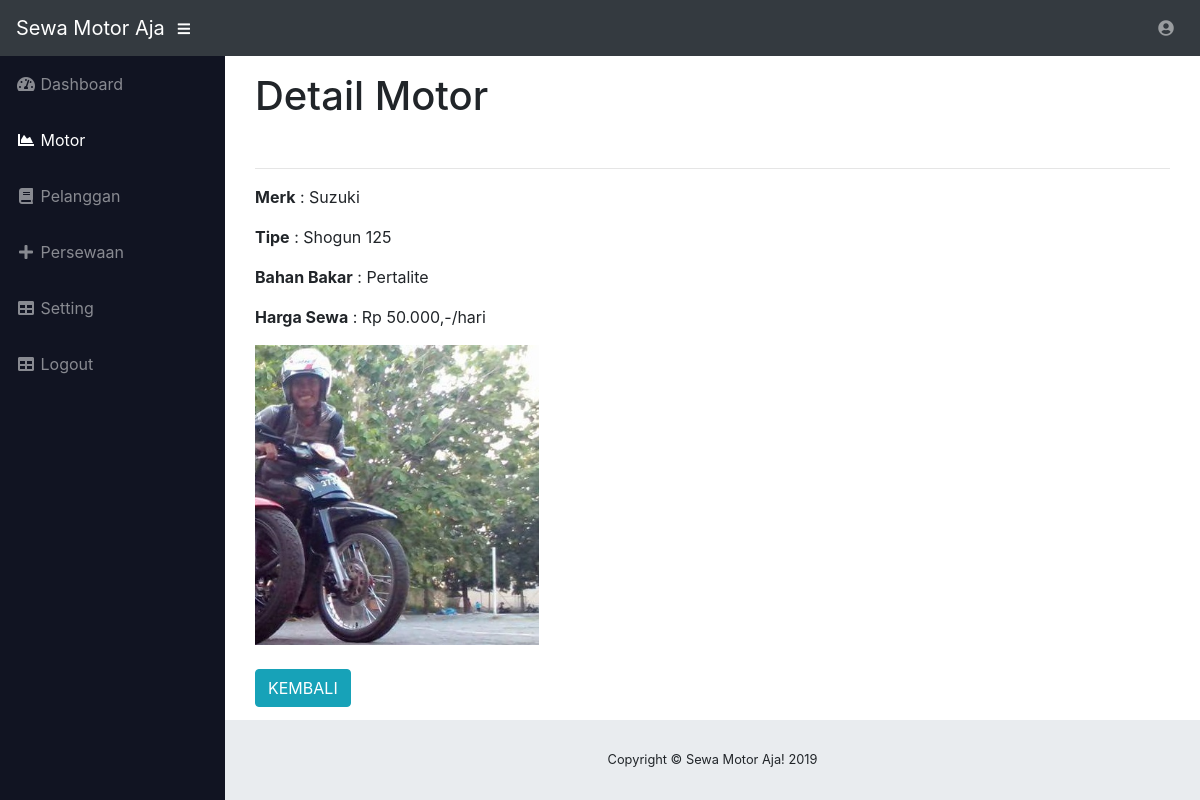
The page /login/lihatMotor/1 on the database its author committed.
### tables this page shows
CREATE TABLE `motor` (
  `id_motor` int(11) NOT NULL,
  `merk` varchar(50) NOT NULL,
  `tipe` varchar(50) NOT NULL,
  `bbm` varchar(50) NOT NULL,
  `harga` int(11) NOT NULL,
  `foto` varchar(100) NOT NULL
);

### application/controllers/Login.php (called while the page is built, shortened)
<?php
 class Login extends CI_Controller
 {
 	public function __construct()
 	{
 		$this->load->model('Modelku');
 		$this->load->helper('url');
 		$this->load->database();
 	}
 	public function lihatMotor($id)
 	{
 		$data['motor'] = $this->Modelku->lihat_data($id);
 		$this->load->view('template/header');
		$this->load->view('template/menu2');
		$this->load->view('admin/lihat_motor',$data);
		$this->load->view('template/footer');
 	}
 }

### index.php (called while the page is built, shortened)
<?php
require_once BASEPATH.'core/CodeIgniter.php';

### application/models/Modelku.php (called while the page is built, shortened)
<?php
class Modelku extends CI_Model
{
	public function lihat_data($id)
	{
		return $this->db->get_where('motor',array(
			'id_motor' => $id
		))->row_array();
	}
}

### application/views/admin/lihat_motor.php (the view)
<?php
	function rupiah($angka)
 	{
		$hasil_rupiah = "Rp " . number_format($angka,0,',','.') . ",-";
		return $hasil_rupiah;
	}
?>
<div class="container">
	<h1>Detail Motor</h1>
	<br>
	<hr>
	<p><b>Merk</b> : <?php echo $motor['merk'] ?></p>
	<p><b>Tipe</b> : <?php echo $motor['tipe'] ?></p>
	<p><b>Bahan Bakar</b> : <?php echo $motor['bbm'] ?></p>
	<p><b>Harga Sewa</b> : <?php echo rupiah($motor['harga']) ?>/hari</p>
	<img style="height: 300px" src="<?php echo base_url() ?>asset/foto/<?php echo $motor['foto'] ?>">
	<br><br>
	<a href="<?php echo base_url('login/motor') ?>" class="btn btn-info">KEMBALI</a>
	<br>
</div>

### rows shown on the page
motor: merk "Suzuki", tipe "Shogun 125", bbm "Pertalite", harga "Rp 50.000,-", foto (picture)
